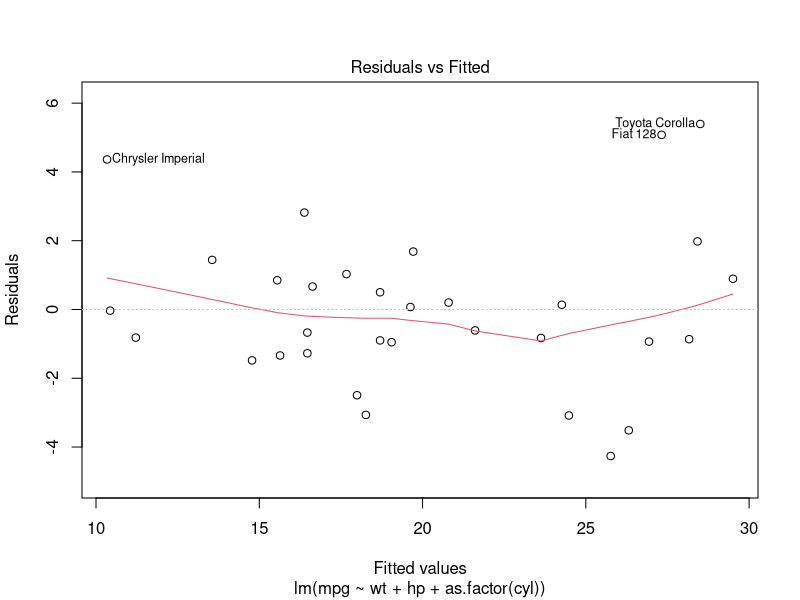
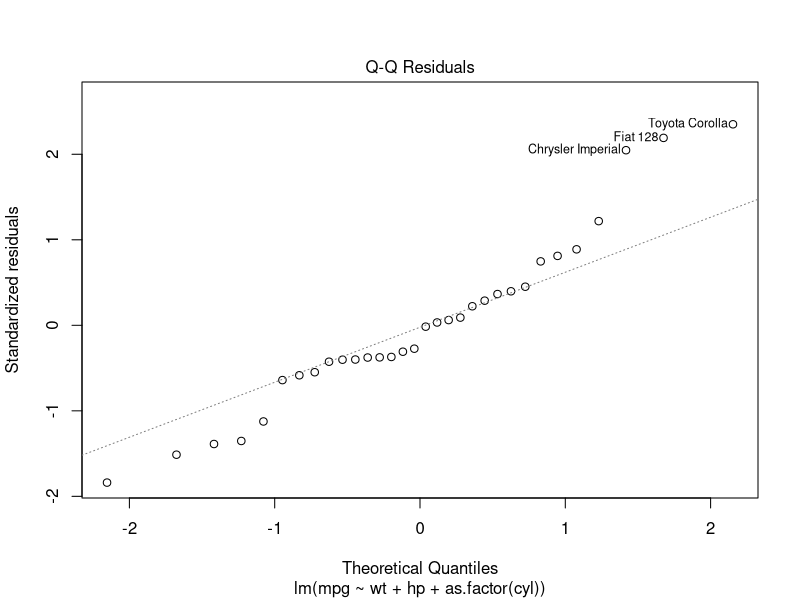
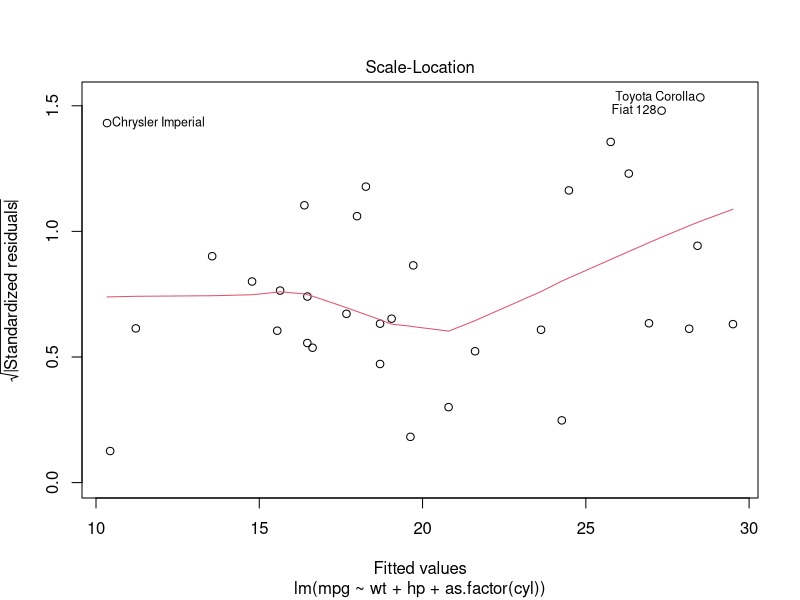
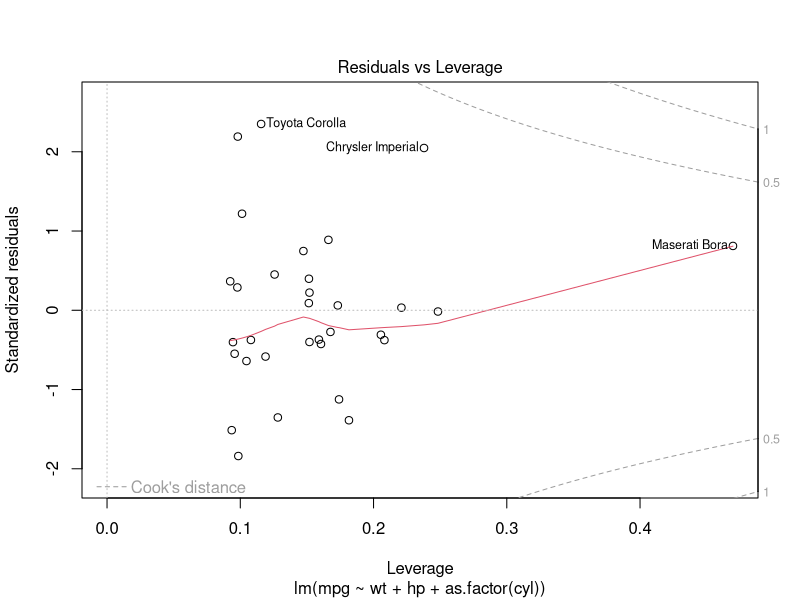

R code for these plots, in order:
## ---- chunk 1
library(datasets)
library(car)

fit1 <- lm(mpg ~ as.factor(cyl) + as.factor(vs) + factor(am) + as.factor(gear) 
           + as.factor(carb) + qsec + drat + hp + wt + disp, data = mtcars)

am1 <- summary(fit1)$coefficient['factor(am)1', ]
## ---- chunk 2
fit2 <- lm(mpg ~ factor(am), data = mtcars)

am2 <- summary(fit2)$coefficient['factor(am)1', ]
## ---- chunk 3
rbind(am1, am2)
## ---- chunk 4
fit3 <- lm(mpg ~ wt + hp + as.factor(cyl) + factor(am), data = mtcars)
## ---- chunk 5
anova(fit2, fit3)$'Pr(>F)'[2]
## ---- chunk 6
fit4 <- lm(mpg ~ wt + hp + as.factor(cyl), data = mtcars)

am3 = summary(fit3)$adj.r.squared

am4 = summary(fit4)$adj.r.squared

cbind(am3, am4)
## ---- chunk 7
vif(fit4)
## ---- chunk 8
plot(fit4)
